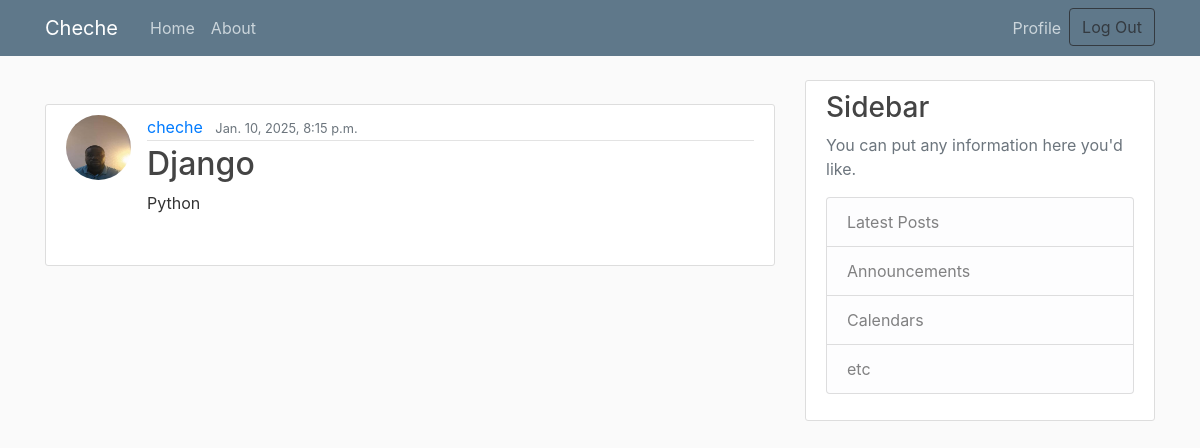
Screenshot of / (signed in) with the database file from the repository.
### blog/models.py (models this page shows, shortened)
class Post(models.Model):
    title = models.CharField(max_length=100)
    content = models.TextField()
    date_posted = models.DateTimeField(default=timezone.now)
    author = models.ForeignKey(User, on_delete=models.CASCADE)
    class Meta:
        ordering = ['-date_posted']
        verbose_name_plural = "Posts"

### users/models.py (models this page shows, shortened)
class Profile(models.Model):
    user = models.OneToOneField(User, on_delete=models.CASCADE)
    email = models.EmailField(max_length=100, blank=True)
    phone = models.CharField(max_length=20, blank=True)
    bio = models.TextField(max_length=500, blank=True)
    location = models.CharField(max_length=30, blank=True)
    birth_date = models.DateField(null=True, blank=True)
    image = models.ImageField(default="default.jpg",upload_to='images/', blank=True)
    class Meta:
        verbose_name = 'Profile'
        verbose_name_plural = 'Profiles'

### blog/views.py (the view)
# urls.py: path("", views.index, name="home"),
def index(request):
    posts = Post.objects.all().order_by('-date_posted')
    return render(request, "blog/index.html", {"posts": posts})

### blog/templates/blog/index.html (shortened to what this page needs)
{% extends 'base.html' %} <br />
{% block content %} <br />
{% for post in posts %}
<article class="media content-section">
  <img
    class="rounded-circle article-img"
    src="{{ post.author.profile.image.url }}"
  />
  <div class="media-body">
    <div class="article-metadata">
      <a class="mr-2" href="#">{{ post.author }}</a>
      <small class="text-muted">{{ post.date_posted }}</small>
    </div>
    <h2><a class="article-title" href="#">{{ post.title }}</a></h2>
    <p class="article-content">{{ post.content }}</p>
  </div>
</article>
{% endfor %} {% endblock %}

### blog/static/blog/main.css (style rules this page uses)
body { background: #fafafa; color: #333333; margin-top: 5rem; }
h1, h2, h3, h4, h5, h6 { color: #444444; }
.content-section { background: #ffffff; padding: 10px 20px; border: 1px solid #dddddd; border-radius: 3px; margin-bottom: 20px; }
.article-title { color: #444444; }
.article-content { white-space: pre-line; }
.article-img { height: 65px; width: 65px; margin-right: 16px; }
.article-metadata { padding-bottom: 1px; margin-bottom: 4px; border-bottom: 1px solid #e3e3e3 }

### rows the page displays
Post: author.profile.image (picture), author "cheche", date_posted "Jan. 10, 2025, 8:15 p.m.", title "Django", content "Python"
